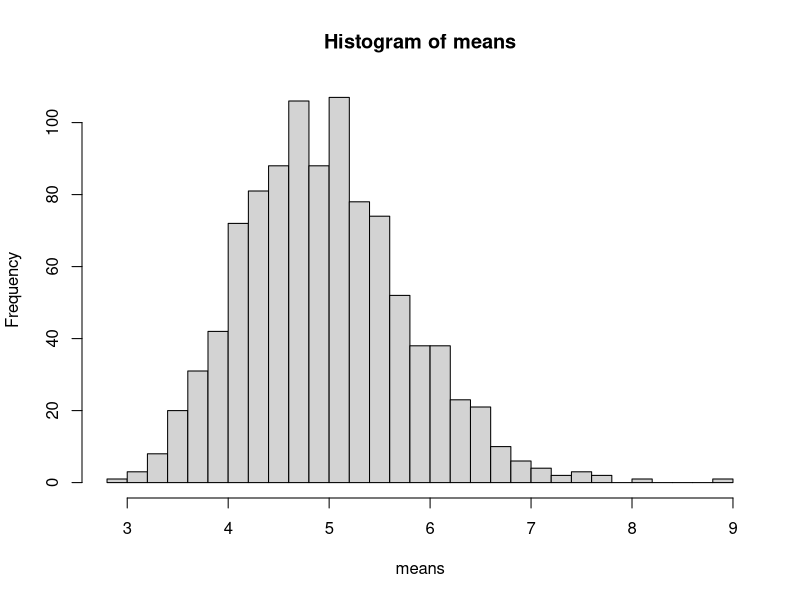
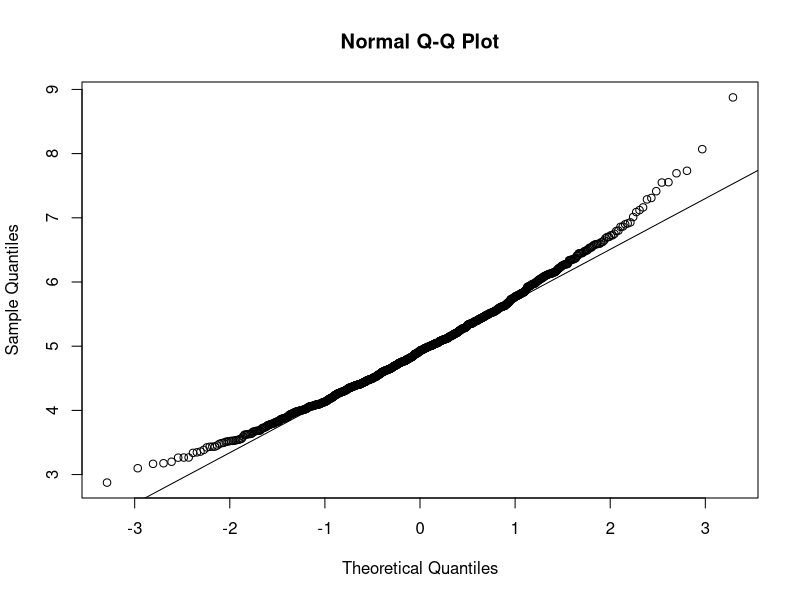

R code for these plots, in order: (Note: this script raises an error after producing the figures.)
## ---- chunk 1
lambda <-.2
sim <- rexp(40, .2)
simMatrix <- as.matrix(sim)
for (i in 1:999) {
  sim <- rexp(40, .2)
  simMatrix <- cbind(simMatrix, sim)}
means <- apply(simMatrix, 2, mean)
simMedian <- median(means)
simMean <- mean(means)
simSTD <- sd(means)
theoSTD <- (1/lambda)/sqrt(40)
## ---- chunk 2
hist(means, breaks=30)
qqnorm(means)
qqline(means)
## ---- chunk 3
cintmin <- function(rw) {mean(rw) - (1.96 * 5/sqrt(40))}
cintmax <- function(rw) {mean(rw) + (1.96 * 5/sqrt(40))}
minv <- apply(simMatrix, 2, cintmin)
maxv <- apply(simMatrix, 2, cintmax)

fails <- length(which(maxv < 5)) + length(which(minv > 5))
## ---- chunk 4
library("ggplot2", lib.loc="/Library/Frameworks/R.framework/Versions/3.1/Resources/library")
tg <- ToothGrowth
summary(tg)
ggplot(tg, aes(x=as.character(dose), y=len, colour=supp)) + geom_point() +scale_colour_manual(values=c("red", "blue"))  + xlab("Dose") + ylab("Tooth Length")
## ---- chunk 5
tg05 <- subset(tg, dose==.5)
tg1 <- subset(tg, dose==1)
tg2 <- subset(tg, dose==2)
tall <- t.test(len ~ supp, paired=FALSE, var.equal=TRUE, data=tg)
t05 <- t.test(len ~ supp, paired=FALSE, var.equal=TRUE, data=tg05, conf.level = 0.9833)
t1 <- t.test(len ~ supp, paired=FALSE, var.equal=TRUE, data=tg1, conf.level = 0.9833)
t2 <- t.test(len ~ supp, paired=FALSE, var.equal=TRUE, data=tg2, conf.level = 0.9833)
